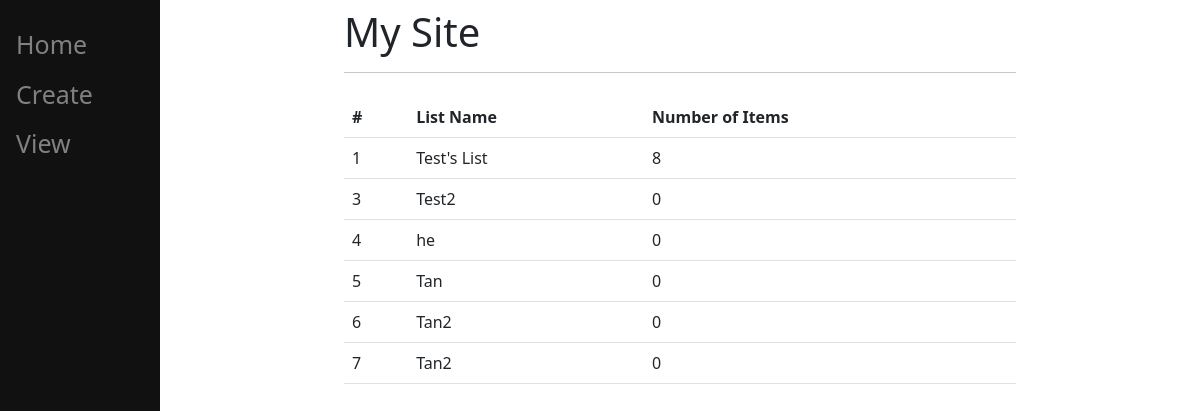
Before: / with the older database file.
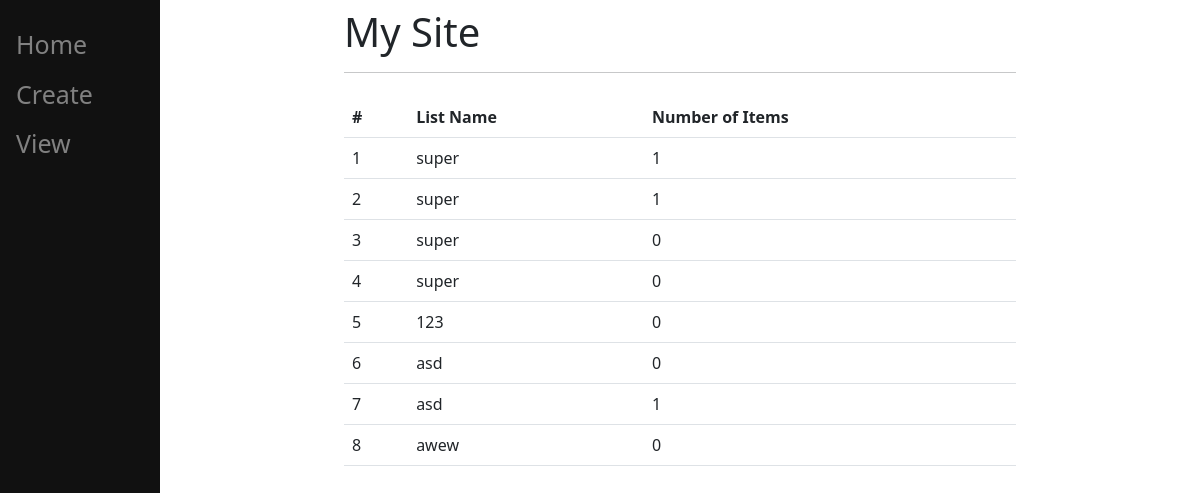
After: the same page with the newer database file.
### main/models.py (models this page shows, shortened)
class ToDoList(models.Model):
    user = models.ForeignKey(User, on_delete = models.CASCADE, related_name="todolist", null=True)
    name = models.CharField(max_length=200)

### main/views.py (the view)
# urls.py: path("", views.home, name="home") ,
def home(response):
    lists = ToDoList.objects.all()
    return render(response, 'main/home.html', {"lists": lists})

### main/templates/main/home.html (shortened to what this page needs)
{% extends 'main/base.html' %}
{% block content %}
    <table class="table table-hover">
        <thead>
            <th scope="col">#</th>
            <th scope="col">List Name</th>
            <th scope="col">Number of Items</th>
        </thead>
        <tbody>
        {% for list in lists%}
            <tr>
                <td>{{list.id}}</td>
                <td>{{list.name}}</td>
                <td>{{list.item_set.all.count}}</td>
            </tr>
        {% endfor %}
    </table>
{% endblock%}

### main/templates/main/base.html (shortened to what this page needs)
<!DOCTYPE html>
<html>
<head>
    <link href="https://cdn.jsdelivr.net/npm/bootstrap@5.2.3/dist/css/bootstrap.min.css" rel="stylesheet">
</head>
<body>
    <div class = "sidenav">
        <a href="/">Home</a>
        <a href="/create">Create</a>
        <a href="/1">View</a>
    </div>
    <div id="content", name="content" class="main">
        <div class="row justify-content-center">
            <div class="col-8">
                <h1 class="mt-2"> My Site</h1>
                <hr class="mt-9 mb-4">
                    {% block content%}
                    {% endblock %}
            </div>
        </div>
    </div>
</body>
</html>

### main/templates/main/base.html (style rules this page uses)
.sidenav { height: 100%; width: 160px; position: fixed; z-index: 1; top: 0; left: 0; background-color: #111; overflow-x: hidden; padding-top: 20px; }
.sidenav a { padding: 6px 8px 6px 16px; text-decoration: none; font-size: 25px; color: #818181; display: block; }
.main { margin-left: 160px; padding: 0px 10px; }

Changed rows visible on the page:
changed ToDoList id 1: name "Test's List" → "super"; item_set.all.count "8" → "1"
added ToDoList: id "2", name "super", item_set.all.count "1"
changed ToDoList id 3: name "Test2" → "super"
changed ToDoList id 4: name "he" → "super"
changed ToDoList id 5: name "Tan" → "123"
changed ToDoList id 6: name "Tan2" → "asd"
changed ToDoList id 7: name "Tan2" → "asd"; item_set.all.count "0" → "1"
added ToDoList: id "8", name "awew", item_set.all.count "0"
